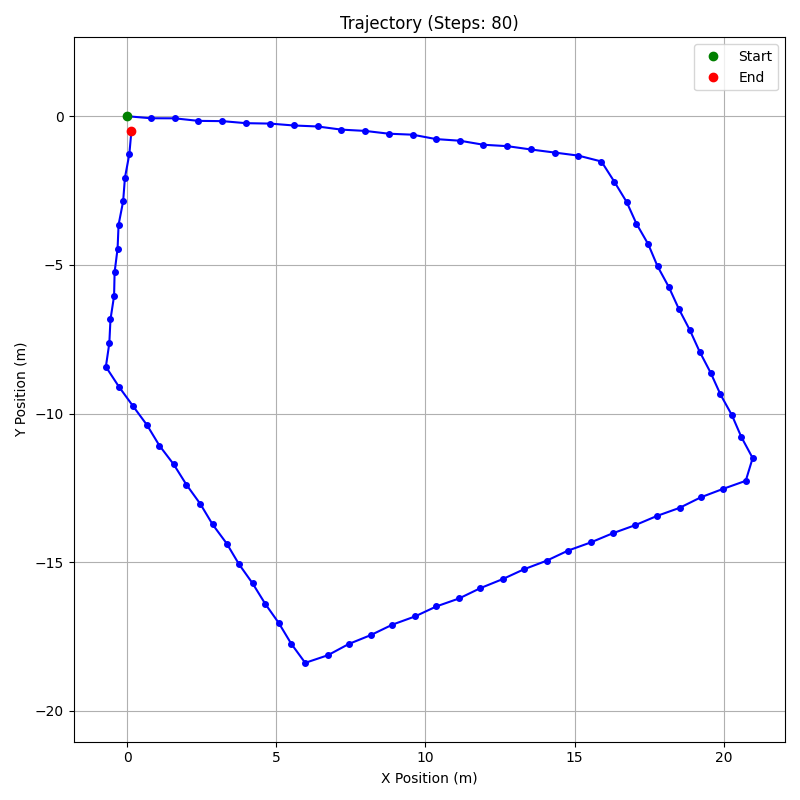

Source code (Python):
import pandas as pd
import matplotlib.pyplot as plt
import numpy as np
import os
from scipy.signal import find_peaks

def analyze_trajectory():
    csv_path = os.path.join('..', 'app', 'src', 'main', 'assets', 'WALKING_AND_TURNING.csv')
    
    try:
        df = pd.read_csv(csv_path, usecols=range(10))
    except FileNotFoundError:
        print(f"Error: Could not find file at {csv_path}")
        return

    # 1. Process Timestamp
    df['time_sec'] = (df['timestamp'] - df['timestamp'].iloc[0]) / 1e9
    df['dt'] = df['time_sec'].diff().fillna(0)

    # 2. Step Detection
    df['accel_mag'] = np.sqrt(df['accel_x']**2 + df['accel_y']**2 + df['accel_z']**2)
    
    dt_avg = df['time_sec'].diff().mean()
    window_size = int(0.2 / dt_avg)
    df['accel_smooth'] = df['accel_mag'].rolling(window=window_size, center=True).mean()
    
    min_dist = int(0.3 / dt_avg)
    peaks, _ = find_peaks(df['accel_smooth'].fillna(0), height=10.5, distance=min_dist)
    
    print(f"Steps detected: {len(peaks)}")

    # 3. Heading Calculation
    # Integrate gyro_z
    df['angle_rad'] = (df['gyro_z'] * df['dt']).cumsum()
    
    # Initial position
    x = [0]
    y = [0]
    stride_length = 0.8 # meters

    # 4. Calculate Trajectory
    # We iterate through the steps
    # For each step, we take the heading at that timestamp
    
    step_times = df['time_sec'].iloc[peaks].values
    step_indices = peaks
    
    for i in step_indices:
        # Get heading at the time of the step
        # We might want to offset the heading by 90 degrees if the phone orientation is different
        # But assuming standard orientation:
        current_heading = df['angle_rad'].iloc[i]
        
        # Update position
        new_x = x[-1] + stride_length * np.cos(current_heading)
        new_y = y[-1] + stride_length * np.sin(current_heading)
        
        x.append(new_x)
        y.append(new_y)

    # 5. Plotting
    plt.figure(figsize=(8, 8))
    plt.plot(x, y, marker='o', markersize=4, linestyle='-', color='blue')
    plt.plot(x[0], y[0], 'go', label='Start')
    plt.plot(x[-1], y[-1], 'ro', label='End')
    
    plt.title(f'Trajectory (Steps: {len(peaks)})')
    plt.xlabel('X Position (m)')
    plt.ylabel('Y Position (m)')
    plt.axis('equal')
    plt.grid(True)
    plt.legend()
    
    plt.tight_layout()
    plt.savefig('part4_trajectory.png')
    print("Plot saved to 'part4_trajectory.png'")

if __name__ == "__main__":
    analyze_trajectory()
